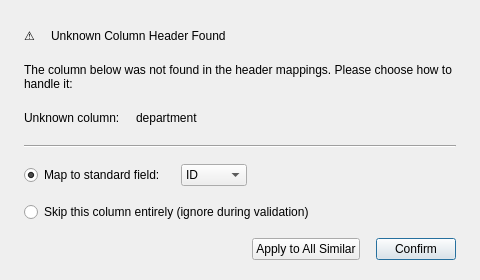
<?xml version="1.0" encoding="UTF-8"?>
<ui version="4.0">
 <class>HeaderMappingDialog</class>
 <widget class="QDialog" name="HeaderMappingDialog">
  <property name="geometry">
   <rect>
    <x>0</x>
    <y>0</y>
    <width>480</width>
    <height>280</height>
   </rect>
  </property>
  <property name="windowTitle">
   <string>Unknown Column Detected</string>
  </property>
  <property name="modal">
   <bool>true</bool>
  </property>
  <property name="minimumSize">
   <size><width>480</width><height>280</height></size>
  </property>
  <property name="maximumSize">
   <size><width>480</width><height>280</height></size>
  </property>

  <layout class="QVBoxLayout" name="mainLayout">
   <property name="spacing"><number>16</number></property>
   <property name="leftMargin"><number>24</number></property>
   <property name="topMargin"><number>24</number></property>
   <property name="rightMargin"><number>24</number></property>
   <property name="bottomMargin"><number>20</number></property>

   <!-- Warning header -->
   <item>
    <layout class="QHBoxLayout">
     <item>
      <widget class="QLabel" name="warningIconLabel">
       <property name="text"><string>⚠</string></property>
       <property name="objectName"><string>warningIconLabel</string></property>
      </widget>
     </item>
     <item>
      <widget class="QLabel" name="titleLabel">
       <property name="text"><string>Unknown Column Header Found</string></property>
       <property name="objectName"><string>titleLabel</string></property>
      </widget>
     </item>
     <item>
      <spacer>
       <property name="orientation"><enum>Qt::Horizontal</enum></property>
       <property name="sizeHint" stdset="0"><size><width>40</width><height>0</height></size></property>
      </spacer>
     </item>
    </layout>
   </item>

   <!-- Description -->
   <item>
    <widget class="QLabel" name="descriptionLabel">
     <property name="text">
      <string>The column below was not found in the header mappings. Please choose how to handle it:</string>
     </property>
     <property name="wordWrap"><bool>true</bool></property>
     <property name="objectName"><string>descriptionLabel</string></property>
    </widget>
   </item>

   <!-- Unknown column display -->
   <item>
    <layout class="QHBoxLayout">
     <item>
      <widget class="QLabel" name="unknownColumnKeyLabel">
       <property name="text"><string>Unknown column:</string></property>
       <property name="objectName"><string>unknownColumnKeyLabel</string></property>
      </widget>
     </item>
     <item>
      <widget class="QLabel" name="unknownColumnValueLabel">
       <property name="text"><string>department</string></property>
       <property name="objectName"><string>unknownColumnValueLabel</string></property>
      </widget>
     </item>
     <item>
      <spacer>
       <property name="orientation"><enum>Qt::Horizontal</enum></property>
       <property name="sizeHint" stdset="0"><size><width>40</width><height>0</height></size></property>
      </spacer>
     </item>
    </layout>
   </item>

   <!-- Separator -->
   <item>
    <widget class="QFrame" name="separatorLine">
     <property name="frameShape"><enum>QFrame::HLine</enum></property>
     <property name="frameShadow"><enum>QFrame::Sunken</enum></property>
    </widget>
   </item>

   <!-- Map to standard header row -->
   <item>
    <layout class="QHBoxLayout">
     <item>
      <widget class="QRadioButton" name="mapToStandardRadio">
       <property name="text"><string>Map to standard field:</string></property>
       <property name="objectName"><string>mapToStandardRadio</string></property>
       <property name="checked"><bool>true</bool></property>
      </widget>
     </item>
     <item>
      <widget class="QComboBox" name="standardFieldCombo">
       <property name="objectName"><string>standardFieldCombo</string></property>
       <property name="minimumWidth"><number>130</number></property>
       <item><property name="text"><string>ID</string></property></item>
       <item><property name="text"><string>Name</string></property></item>
       <item><property name="text"><string>GPA</string></property></item>
       <item><property name="text"><string>Email</string></property></item>
       <item><property name="text"><string>Phone</string></property></item>
      </widget>
     </item>
     <item>
      <spacer>
       <property name="orientation"><enum>Qt::Horizontal</enum></property>
       <property name="sizeHint" stdset="0"><size><width>40</width><height>0</height></size></property>
      </spacer>
     </item>
    </layout>
   </item>

   <!-- Skip column row -->
   <item>
    <widget class="QRadioButton" name="skipColumnRadio">
     <property name="text"><string>Skip this column entirely (ignore during validation)</string></property>
     <property name="objectName"><string>skipColumnRadio</string></property>
    </widget>
   </item>

   <!-- Button row -->
   <item>
    <layout class="QHBoxLayout">
     <item>
      <spacer>
       <property name="orientation"><enum>Qt::Horizontal</enum></property>
       <property name="sizeHint" stdset="0"><size><width>40</width><height>20</height></size></property>
      </spacer>
     </item>
     <item>
      <widget class="QPushButton" name="applyToAllButton">
       <property name="text"><string>Apply to All Similar</string></property>
       <property name="objectName"><string>applyToAllButton</string></property>
      </widget>
     </item>
     <item>
      <widget class="QPushButton" name="confirmButton">
       <property name="text"><string>Confirm</string></property>
       <property name="objectName"><string>confirmButton</string></property>
       <property name="default"><bool>true</bool></property>
      </widget>
     </item>
    </layout>
   </item>

  </layout>
 </widget>
 <resources/>
 <connections/>
</ui>
